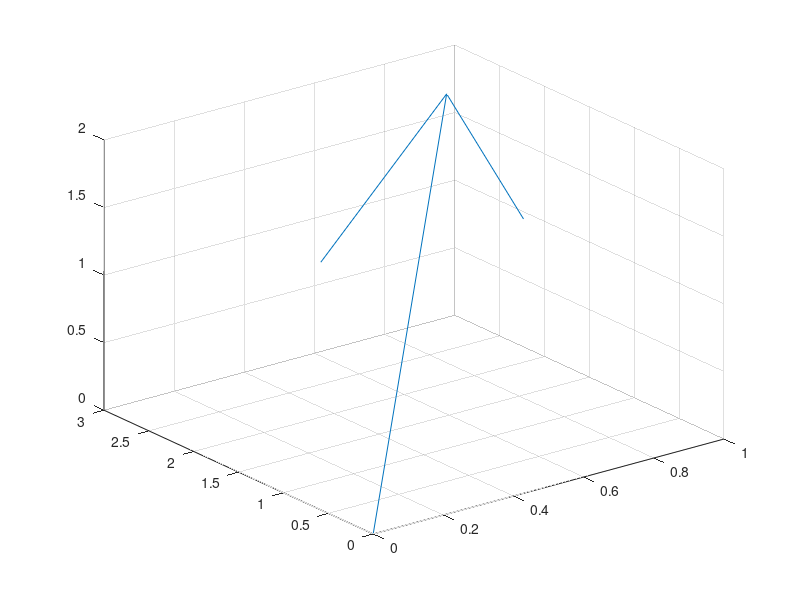
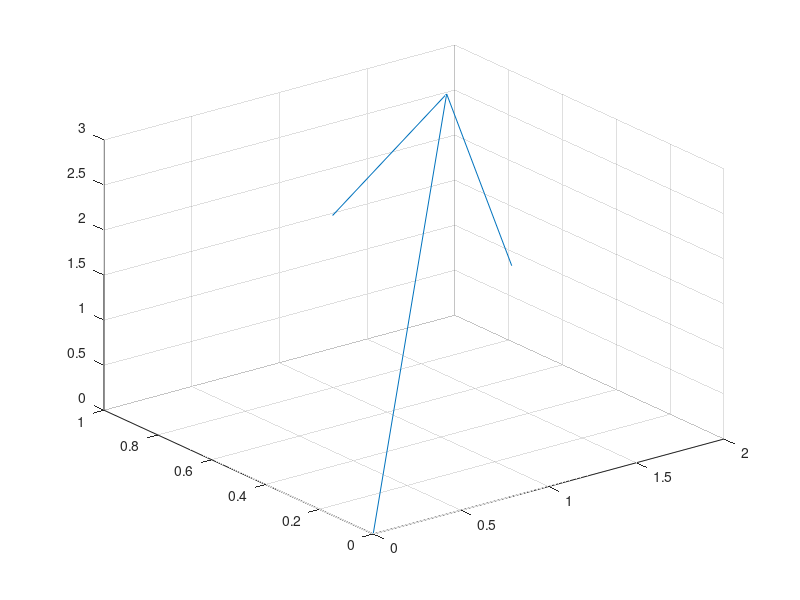
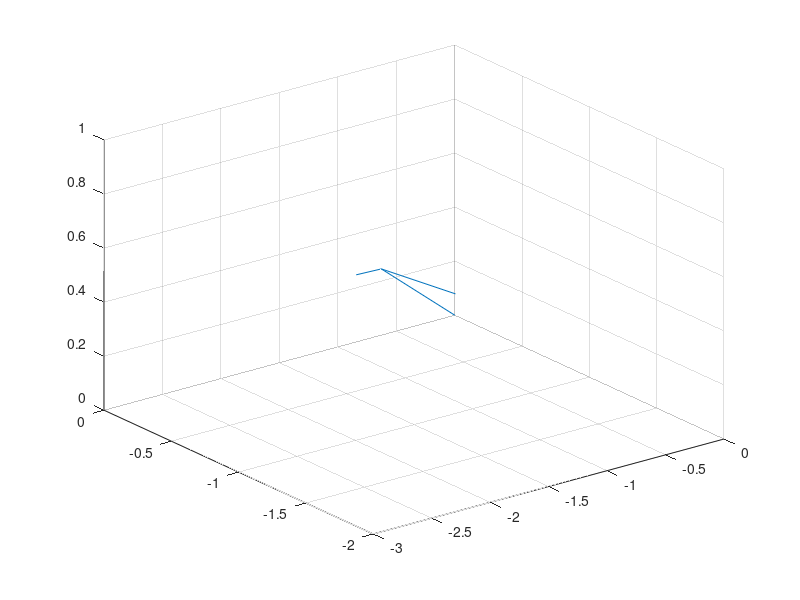

Write MATLAB code to recreate these figures, in order.
clear all
close all
clc
% rotate a 3D vector.in axis x and z.
t=[1;3;2];
%rotación eje x:
Mx=[1,0,0;0,cos(pi/2),-sin(pi/2);0,sin(pi/2),cos(pi/2)];
trx=Mx*t;
%rotación eje z:
Mz=[cos(pi/2),-sin(pi/2),0;sin(pi/2),cos(pi/2),0;0,0,1];
tr=Mz*trx;
% rotamos el eje z antes de el x:
trz=Mz*t;
tr2 = Mx*trz;
% demostrar que los vectores tr y tr2 no son iguales:
abs(tr-tr2)>eps
% demostrar que tienen el mismo módulo:
abs(norm(t)-norm(tr))<eps
abs(norm(t)-norm(tr2))<eps
% graficar los tres vectores:
figure(1)
quiver3(0,0,0,t(1),t(2),t(3))
figure(2)
quiver3(0,0,0,tr(1),tr(2),tr(3))
figure(3)
quiver3(0,0,0,tr2(1),tr2(2),tr2(3))
